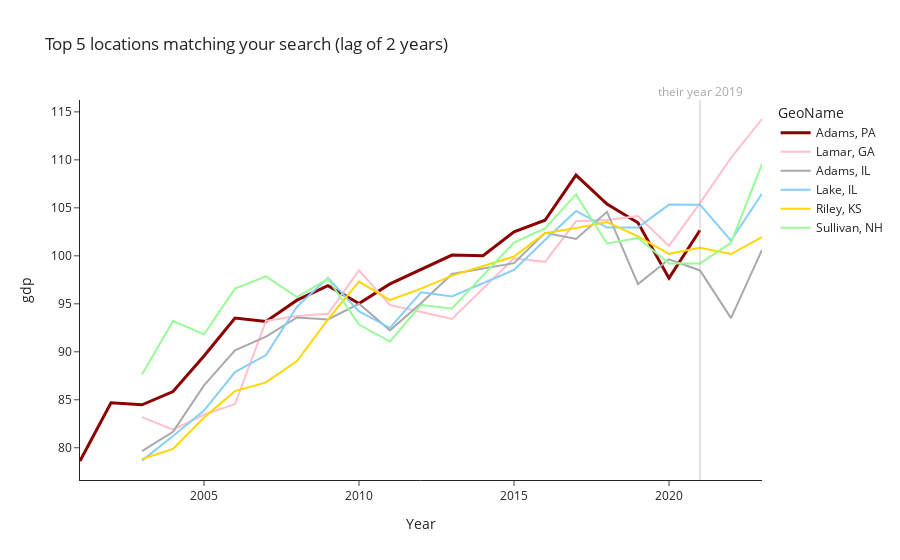

Notebook code for this chart:
### Code cell
f.plot_kins()

### Figure 1 — Plotly figure (JSON) as saved in the notebook; plotly's stock layout.template omitted (floating-point values rounded to 4 significant figures)
{"data": [{"line": {"color": "darkred", "width": 3}, "mode": "lines", "name": "Adams, PA", "text": "Adams, PA", "textposition": "top right", "type": "scatter", "x": [2001, 2002, 2003, 2004, 2005, 2006, 2007, 2008, 2009, 2010, 2011, 2013, 2014, 2015, 2016, 2017, 2018, 2019, 2020, 2021], "y": [78.62, 84.69, 84.47, 85.86, 89.56, 93.51, 93.15, 95.38, 96.89, 95.04, 97.07, 100.1, 100.0, 102.5, 103.7, 108.4, 105.4, 103.4, 97.68, 102.7]}, {"line": {"color": "#FFC0CB"}, "mode": "lines", "name": "Lamar, GA", "text": "Lamar, GA", "textposition": "top right", "type": "scatter", "x": [2003, 2004, 2005, 2006, 2007, 2008, 2009, 2010, 2011, 2012, 2013, 2015, 2016, 2017, 2018, 2019, 2020, 2021, 2022, 2023], "y": [83.19, 81.88, 83.44, 84.55, 93.22, 93.73, 93.97, 98.48, 94.88, 94.17, 93.43, 99.74, 99.37, 103.6, 103.7, 104.2, 101.0, 105.5, 110.2, 114.3]}, {"line": {"color": "#A9A9A9"}, "mode": "lines", "name": "Adams, IL", "text": "Adams, IL", "textposition": "top right", "type": "scatter", "x": [2003, 2004, 2005, 2006, 2007, 2008, 2009, 2010, 2011, 2012, 2013, 2015, 2016, 2017, 2018, 2019, 2020, 2021, 2022, 2023], "y": [79.65, 81.65, 86.49, 90.16, 91.59, 93.58, 93.37, 95.0, 92.23, 95.05, 98.11, 99.23, 102.4, 101.8, 104.6, 97.06, 99.64, 98.48, 93.51, 100.6]}, {"line": {"color": "#87CEFA"}, "mode": "lines", "name": "Lake, IL", "text": "Lake, IL", "textposition": "top right", "type": "scatter", "x": [2003, 2004, 2005, 2006, 2007, 2008, 2009, 2010, 2011, 2012, 2013, 2015, 2016, 2017, 2018, 2019, 2020, 2021, 2022, 2023], "y": [78.66, 81.22, 83.88, 87.88, 89.66, 94.69, 97.71, 94.21, 92.5, 96.2, 95.77, 98.52, 101.7, 104.7, 102.9, 103.0, 105.3, 105.3, 101.6, 106.5]}, {"line": {"color": "#FFD700"}, "mode": "lines", "name": "Riley, KS", "text": "Riley, KS", "textposition": "top right", "type": "scatter", "x": [2003, 2004, 2005, 2006, 2007, 2008, 2009, 2010, 2011, 2012, 2013, 2015, 2016, 2017, 2018, 2019, 2020, 2021, 2022, 2023], "y": [78.82, 79.88, 83.16, 85.9, 86.81, 89.03, 93.38, 97.32, 95.39, 96.58, 97.94, 99.92, 102.4, 102.9, 103.5, 102.0, 100.2, 100.8, 100.2, 101.9]}, {"line": {"color": "#98FB98"}, "mode": "lines", "name": "Sullivan, NH", "text": "Sullivan, NH", "textposition": "top right", "type": "scatter", "x": [2003, 2004, 2005, 2006, 2007, 2008, 2009, 2010, 2011, 2012, 2013, 2015, 2016, 2017, 2018, 2019, 2020, 2021, 2022, 2023], "y": [87.62, 93.21, 91.83, 96.59, 97.86, 95.7, 97.59, 92.84, 91.07, 94.88, 94.51, 101.4, 102.8, 106.4, 101.3, 101.8, 99.2, 99.2, 101.3, 109.6]}], "layout": {"annotations": [{"font": {"color": "darkgray"}, "showarrow": false, "text": "their year 2019", "x": 2021, "xref": "x", "y": 1.05, "yref": "paper"}], "legend": {"title": {"text": "GeoName"}}, "shapes": [{"line": {"color": "darkgray", "width": 2}, "type": "line", "x0": 2021, "x1": 2021, "xref": "x", "y0": 0, "y1": 1, "yref": "paper"}], "title": {"text": "Top 5 locations matching your search (lag of 2 years)"}, "xaxis": {"title": {"text": "Year"}}, "yaxis": {"title": {"text": "gdp"}}}}
